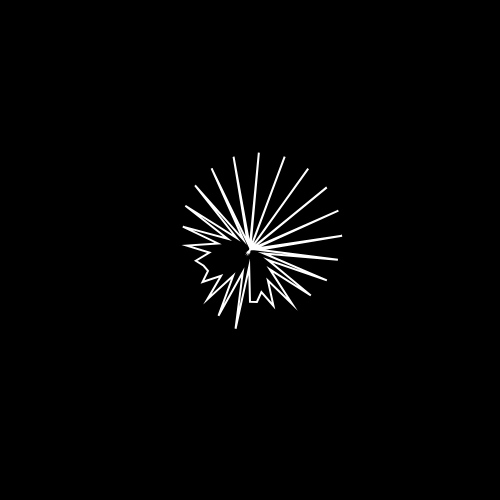
Frame 1 (no input)
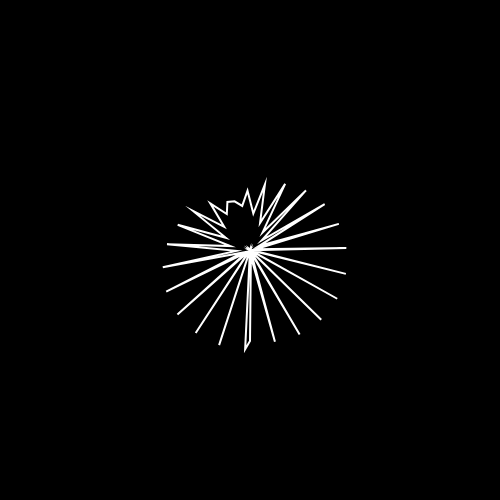
Frame 60 (no input)
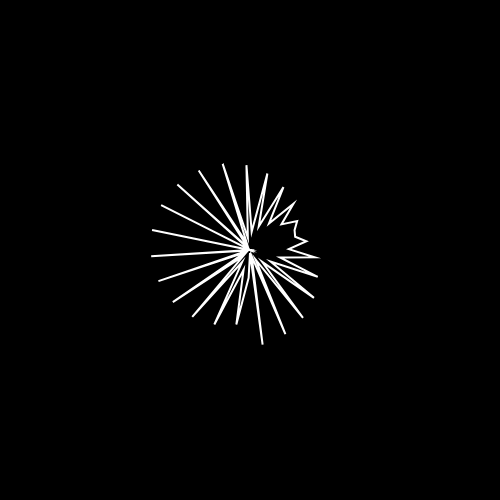
Frame 120 (the mouse pressed at the canvas centre since frame 60)

The p5.js sketch that drew these frames (run headless with seeded random() and noise() and a simulated clock; from frame 60 on, the mouse is pressed at the canvas centre):

// p5.js sketch
// ── sketch.js
function setup() {
    createCanvas( 500, 500);
}

function draw() {
    background(0);
    var cx = width / 2;
    var cy = height / 2;
    noFill();
    stroke(255);
    strokeWeight(2);
    beginShape();
    for( var i = 0; i < 360; i+= 7.6) {
        var deg = millis() / 8 + 259.9 * i;
        var mrad = radians(deg);
        var pingPong = sin(mrad);
        var r = map(pingPong, -1, 1, 0, 100);

        var rad = radians(i);
        var x = cx + r * sin(rad);
        var y = cy + r * cos(rad);
        vertex(x, y);
    }
    endShape(CLOSE);
}
